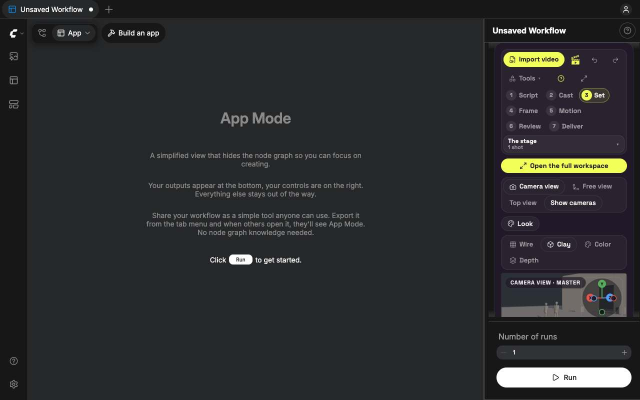
#> input picture tests/visual/baselines/1280x800/app_panel.jpg, 1280 x 800 px (shown at 1/2 size)
$ python -i raster.py   (imports and definitions only)
#> lines starting #> are read from the running program, lines starting #| are printed output that depends on the picture; after the words box and inside, x2 and y2 are one past the last pixel; in counts of white or black regions, pixels touching at a corner belong together
"""Pixel reading of a floor-plan image: walls, rooms and door gaps, with no model.

The VLM is good at reading names and dimension labels but its boxes are coarse (Qwen answers on a 0-1000
grid and drifts by 10-30 %). Walls are easy to measure exactly, so geometry comes from here:

1. dark pixels -> connected pieces; pieces that span a good part of the plan are walls, the rest (text,
   door swings, furniture symbols) is dropped;
2. door gaps: along each row / column, a gap between a long wall run and the next wall pixel that is shorter
   than a door is bridged, and recorded as an opening;
3. rooms: the free space left between the (bridged) walls, minus whatever touches the image border.
All coordinates returned are in ORIGINAL image pixels.
"""
from __future__ import annotations

import numpy as np
from PIL import Image
from scipy import ndimage

MAX_SIDE = 900


def load_gray(path_or_image) -> tuple[np.ndarray, float]:
    im = path_or_image if isinstance(path_or_image, Image.Image) else Image.open(path_or_image)
    im = im.convert("L")
    scale = min(1.0, MAX_SIDE / max(im.size))
    if scale < 1.0:
        im = im.resize((max(1, round(im.width * scale)), max(1, round(im.height * scale))), Image.BILINEAR)
    return np.asarray(im, dtype=np.uint8), scale


def _runs(line: np.ndarray):
    """(start, end) of True runs in a 1-D bool array."""
    d = np.diff(np.concatenate(([0], line.view(np.int8), [0])))
    return list(zip(np.flatnonzero(d == 1), np.flatnonzero(d == -1)))


def wall_mask(gray: np.ndarray) -> tuple[np.ndarray, float]:
    dark = gray < 110
    h, w = dark.shape
    lab, n = ndimage.label(dark, structure=np.ones((3, 3)))
    if n == 0:
        return dark, 0.0
    objs = ndimage.find_objects(lab)
    keep = np.zeros(n + 1, bool)
    for i, sl in enumerate(objs, 1):
        bh, bw = sl[0].stop - sl[0].start, sl[1].stop - sl[1].start
        if bw >= 0.12 * w or bh >= 0.12 * h:
            keep[i] = True
    walls = keep[lab]
    # wall thickness: the typical short run across walls (rows crossing vertical walls and vice versa)
    runs = [e - s for row in walls[:: max(1, h // 120)] for s, e in _runs(row) if e - s <= 0.05 * w]
    runs += [e - s for col in walls.T[:: max(1, w // 120)] for s, e in _runs(col) if e - s <= 0.05 * h]
    thick = float(np.median(runs)) if runs else 3.0
    # thin lines that survived (a long dimension line, a hatch) are thinner than walls: open them away
    k = max(1, int(round(thick * 0.5)))
    if k >= 2:
        opened = ndimage.binary_opening(walls, structure=np.ones((k, k)))
        if opened.sum() > 0.5 * walls.sum():
            walls = opened
    return walls, thick


def bridge_gaps(walls: np.ndarray, thick: float, max_gap_frac: float = 0.3):
    """Close door / window gaps in walls. Returns (closed mask, gaps) where each gap is
    {"axis": "h"|"v", "line": centre row/col, "a": start, "b": end} in working pixels."""
    closed = walls.copy()
    h, w = walls.shape
    long_run = max(3 * thick, 10)
    gaps = []
    for axis, mat in (("h", walls), ("v", walls.T)):
        span = mat.shape[1]
        max_gap = max_gap_frac * max(h, w)
        max_gap_corner = 0.12 * max(h, w)
        hits = {}
        for r in range(mat.shape[0]):
            runs = _runs(mat[r])
            for (s0, e0), (s1, e1) in zip(runs, runs[1:]):
                g = s1 - e0
                both = e0 - s0 >= long_run and e1 - s1 >= long_run
                one = e0 - s0 >= long_run or e1 - s1 >= long_run
                # wall on both sides: a door or window mid-wall (windows can be wide). Wall on one side only: a door
                # next to a corner, which is short; longer one-sided gaps are T-junctions (a wall ending on another)
                if 2 < g <= (max_gap if both else max_gap_corner) and one:
                    hits.setdefault((e0, s1), []).append(r)
        for (a, b), rows in hits.items():
            rows = sorted(rows)
            # a real wall gap is crossed by about the wall's thickness worth of rows, all bridging the same span
            groups, cur = [], [rows[0]]
            for r in rows[1:]:
                if r - cur[-1] <= 1:
                    cur.append(r)
                else:
                    groups.append(cur)
                    cur = [r]
            groups.append(cur)
            for grp in groups:
                if len(grp) < max(2, 0.5 * thick) or len(grp) > 3 * thick + 2:
                    continue
                for r in grp:
                    if axis == "h":
                        closed[r, a:b] = True
                    else:
                        closed[a:b, r] = True
                gaps.append({"axis": axis, "line": float(np.mean(grp)), "a": int(a), "b": int(b), "span": span})
    return closed, gaps


def find_rooms(closed: np.ndarray, min_area_frac: float = 0.004):
    free = ~closed
    lab, n = ndimage.label(free)
    h, w = free.shape
    rooms = []
    for i, sl in enumerate(ndimage.find_objects(lab), 1):
        if sl is None:
            continue
        y0, y1, x0, x1 = sl[0].start, sl[0].stop, sl[1].start, sl[1].stop
        if y0 == 0 or x0 == 0 or y1 == h or x1 == w:  # outside the building
            continue
        area = int((lab[sl] == i).sum())
        if area < min_area_frac * h * w:
            continue
        rooms.append({"bbox": [x0, y0, x1, y1], "area": area, "fill": area / max(1, (x1 - x0) * (y1 - y0))})
    return rooms


def read_plan_pixels(path_or_image) -> dict:
    """Rooms (inner wall faces), door/window gaps and wall thickness, in original image pixels."""
    gray, s = load_gray(path_or_image)
#> in load_gray, im is the input picture: PIL image 1280x800 RGB; mean R, G, B 43.2, 44.9, 46.8
#> in load_gray, `im = im.resize((max(1, round(im.width * scale)), max(1, round(im.heigh..`:
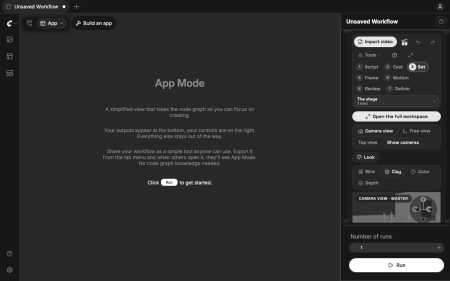
#> im: PIL image 900x562 L (shown at 1/2 size); min 14, max 255, mean 44.5
#> s = 0.703
    walls, thick = wall_mask(gray)
#> in wall_mask, `dark = gray < 110`:
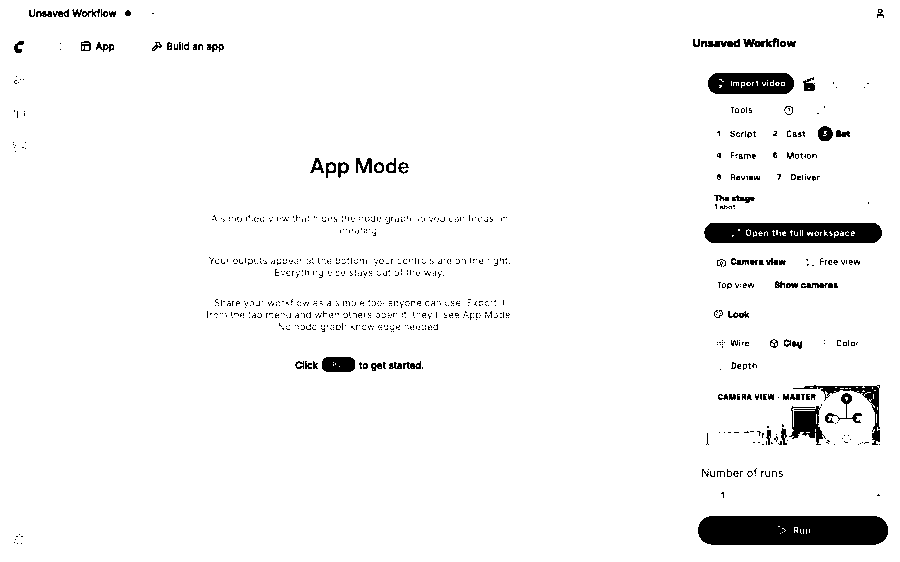
#> dark: shape (562, 900) bool; 96.2% white; 867 black regions (788 under 20 px), largest, box (x1, y1, x2, y2) and area: (698, 516, 888, 545) 5279, (704, 223, 882, 243) 3230, (708, 73, 794, 94) 1578
#> in wall_mask, `lab, n = ndimage.label(dark, structure=np.ones((3, 3)))`:
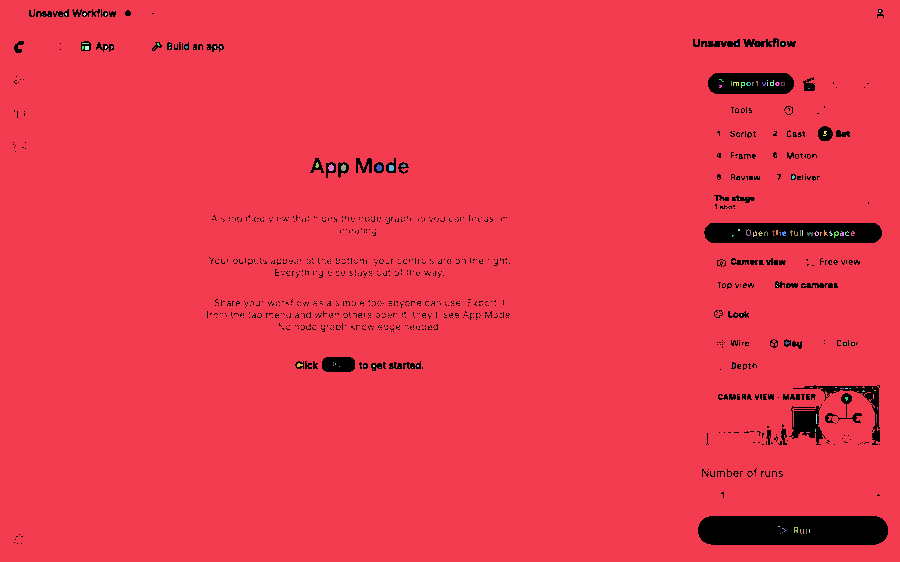
#> lab: shape (562, 900) int32; 134 distinct labels, from 0 to 133; one colour per label, 0 black
#> in wall_mask, `lab, n = ndimage.label(dark, structure=np.ones((3, 3)))`: n = 133
#> in wall_mask, `objs = ndimage.find_objects(lab)`: objs = 133 items
#> the loop in wall_mask, `for i, sl in enumerate(objs, 1):` made 133 passes
#> (bh, bw) on passes 1 to 8: (562, 900), (2, 2), (3, 2), (3, 3), (3, 2), (1, 1), (1, 1), (1, 1)
#> in wall_mask, `walls = keep[lab]`:
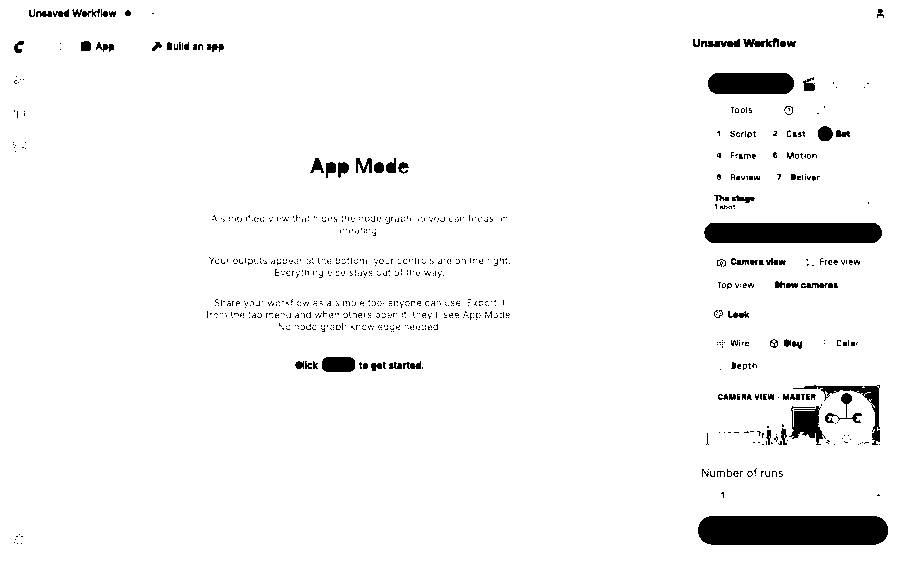
#> walls: shape (562, 900) bool; 96% white; 861 black regions (780 under 20 px), largest, box (x1, y1, x2, y2) and area: (698, 516, 888, 545) 5328, (704, 223, 882, 243) 3469, (708, 73, 794, 94) 1716
#> in wall_mask, `runs = [e - s for row in walls[:: max(1, h // 120)] for s, e in _runs(..`: runs = 797 values, max 43 at index 52, min 1 at index 2, mean 6.22
#> in wall_mask, `runs += [e - s for col in walls.T[:: max(1, w // 120)] for s, e in _ru..`: runs = 1040 values, max 43 at index 52, min 1 at index 2, mean 7.73
#> in wall_mask, `thick = float(np.median(runs)) if runs else 3.0`: thick = 4
#> in wall_mask, `k = max(1, int(round(thick * 0.5)))`: k = 2
#> in wall_mask, `opened = ndimage.binary_opening(walls, structure=np.ones((k, k)))`:
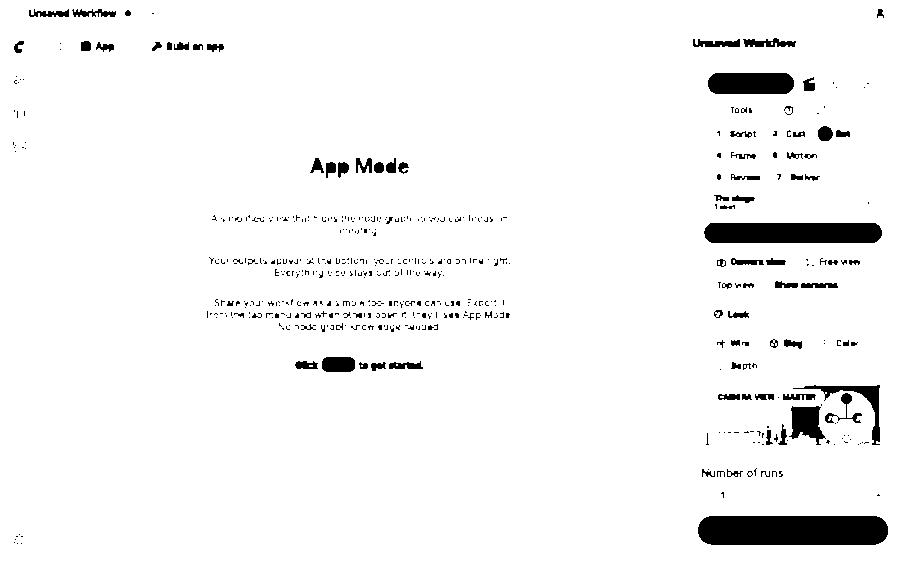
#> opened: shape (562, 900) bool; 95.8% white; 530 black regions (440 under 20 px), largest, box (x1, y1, x2, y2) and area: (698, 516, 888, 545) 5328, (704, 223, 882, 243) 3469, (708, 73, 794, 94) 1716
#> thick = 4
    closed, gaps = bridge_gaps(walls, thick)
#> in bridge_gaps, `long_run = max(3 * thick, 10)`: long_run = 12
#> the loop in bridge_gaps, `for axis, mat in (("h", walls), ("v", walls.T)):` made 2 passes
#> (axis, span, max_gap, max_gap_corner) on passes 1 to 2: ('h', 900, 270, 108), ('v', 562, 270, 108)
#> after the loop in bridge_gaps, `for axis, mat in (("h", walls), ("v", walls.T)):`:
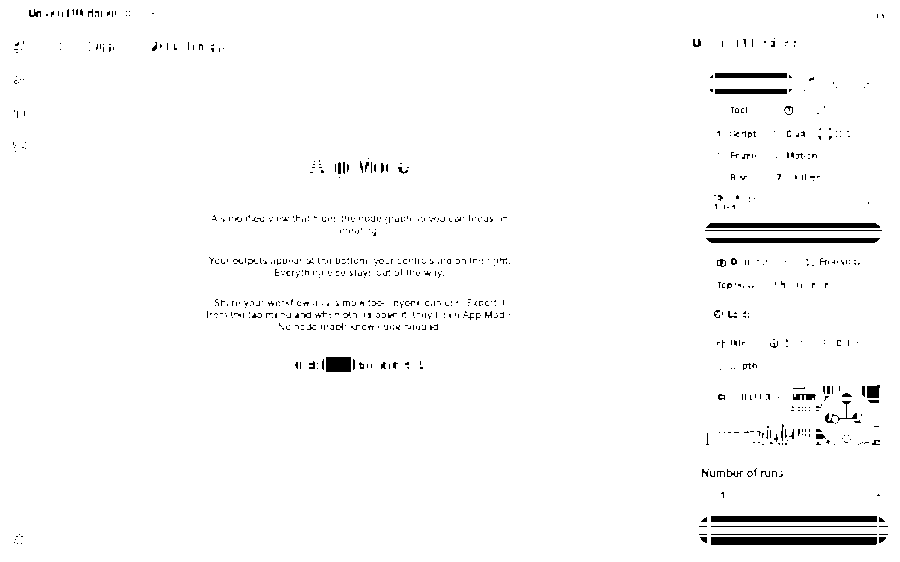
#> closed: shape (562, 900) bool; 97.9% white; 763 black regions (706 under 20 px), largest, box (x1, y1, x2, y2) and area: (711, 537, 877, 545) 1327, (711, 516, 877, 522) 996, (706, 223, 880, 228) 852
#> after the loop in bridge_gaps, `for axis, mat in (("h", walls), ("v", walls.T)):`: gaps = 383 items; rows = [887]
#> gaps = 383 items
    rooms = find_rooms(closed)
#> in find_rooms, `lab, n = ndimage.label(free)`:
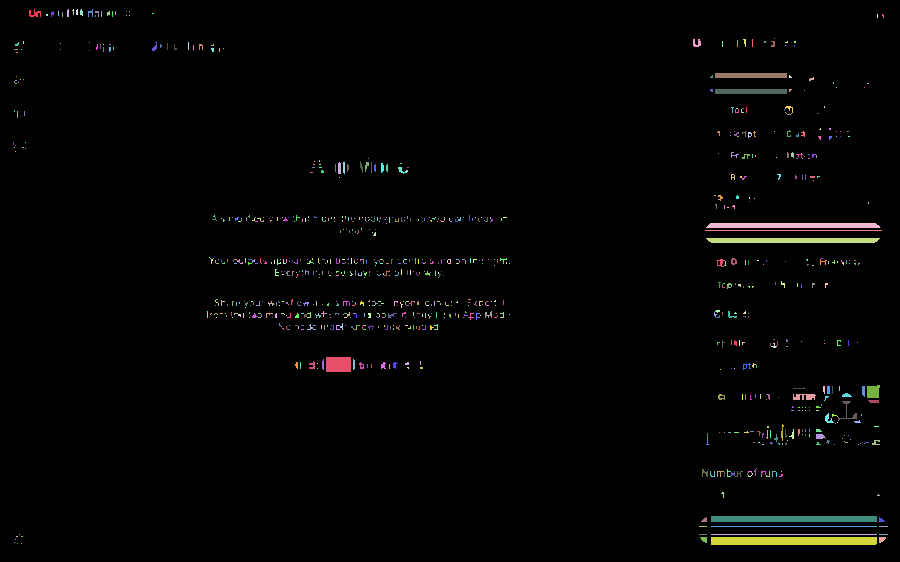
#> lab: shape (562, 900) int32; 916 distinct labels, from 0 to 915; one colour per label, 0 black
#> in find_rooms, `lab, n = ndimage.label(free)`: n = 915
#> the loop in find_rooms, `for i, sl in enumerate(ndimage.find_objects(lab), 1):` made 915 passes
#> (y0, y1, x0, x1, area) on passes 1, 6, 25: (9, 17, 29, 41, 51), (9, 17, 88, 93, 20), (39, 47, 693, 701, 42)
#> after the loop in find_rooms, `for i, sl in enumerate(ndimage.find_objects(lab), 1):`: rooms = []
#> rooms = []
    inv = 1.0 / s
#> inv = 1.42
    for r in rooms:
        r["bbox"] = [round(v * inv, 1) for v in r["bbox"]]
        r["center"] = [(r["bbox"][0] + r["bbox"][2]) / 2, (r["bbox"][1] + r["bbox"][3]) / 2]
#> this loop made 0 passes
    for g in gaps:
        for k in ("line", "a", "b"):
            g[k] = round(g[k] * inv, 1)
#> this loop made 383 passes
    h, w = gray.shape
    return {"size": [round(w * inv), round(h * inv)], "rooms": rooms, "gaps": gaps,
            "wall_px": round(thick * inv, 2)}

>>> result = read_plan_pixels('../../tests/visual/baselines/1280x800/app_panel.jpg')
#> result = 4 items

$ run again, on tests/visual/baselines/1280x800/canvas_hidden.jpg
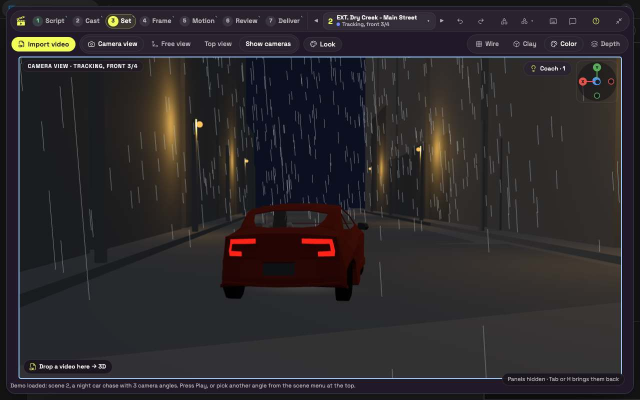
#> input picture tests/visual/baselines/1280x800/canvas_hidden.jpg, 1280 x 800 px (shown at 1/2 size)
#> in load_gray, im is the input picture: PIL image 1280x800 RGB; mean R, G, B 44.2, 40.6, 43.2
#> s = 0.703
#> dark: shape (562, 900) bool; 97.4% white; 378 black regions (308 under 20 px), largest, box (x1, y1, x2, y2) and area: (26, 79, 875, 533) 4390, (16, 52, 106, 72) 1599, (230, 135, 248, 224) 1078
#> in wall_mask, `lab, n = ndimage.label(dark, structure=np.ones((3, 3)))`: n = 69
#> objs = 69 items
#> the loop in wall_mask, `for i, sl in enumerate(objs, 1):` made 69 passes
#> (bh, bw) on passes 1 to 8: (562, 900), (4, 4), (3, 1), (3, 3), (2, 1), (5, 3), (1, 1), (2, 2)
#> walls: shape (562, 900) bool; 97.3% white; 376 black regions (303 under 20 px), largest, box (x1, y1, x2, y2) and area: (26, 79, 875, 533) 4390, (16, 52, 106, 72) 1723, (230, 135, 248, 224) 1078
#> in wall_mask, `runs = [e - s for row in walls[:: max(1, h // 120)] for s, e in _runs(..`: runs = 740 values, max 40 at index 301, min 1 at index 3, mean 12.35
#> in wall_mask, `runs += [e - s for col in walls.T[:: max(1, w // 120)] for s, e in _ru..`: runs = 1035 values, max 40 at index 301, min 1 at index 3, mean 13.12
#> in wall_mask, `thick = float(np.median(runs)) if runs else 3.0`: thick = 10
#> k = 5
#> opened: shape (562, 900) bool; 96.7% white; 88 black regions (32 under 20 px), largest, box (x1, y1, x2, y2) and area: (26, 79, 875, 533) 4403, (16, 52, 106, 72) 1723, (230, 135, 248, 224) 1153
#> in read_plan_pixels, `walls, thick = wall_mask(gray)`: thick = 10
#> long_run = 30
#> the loop in bridge_gaps, `for axis, mat in (("h", walls), ("v", walls.T)):` made 2 passes
#> (axis, span, max_gap, max_gap_corner) on passes 1 to 2: ('h', 900, 270, 108), ('v', 562, 270, 108)
#> after the loop in bridge_gaps, `for axis, mat in (("h", walls), ("v", walls.T)):`:
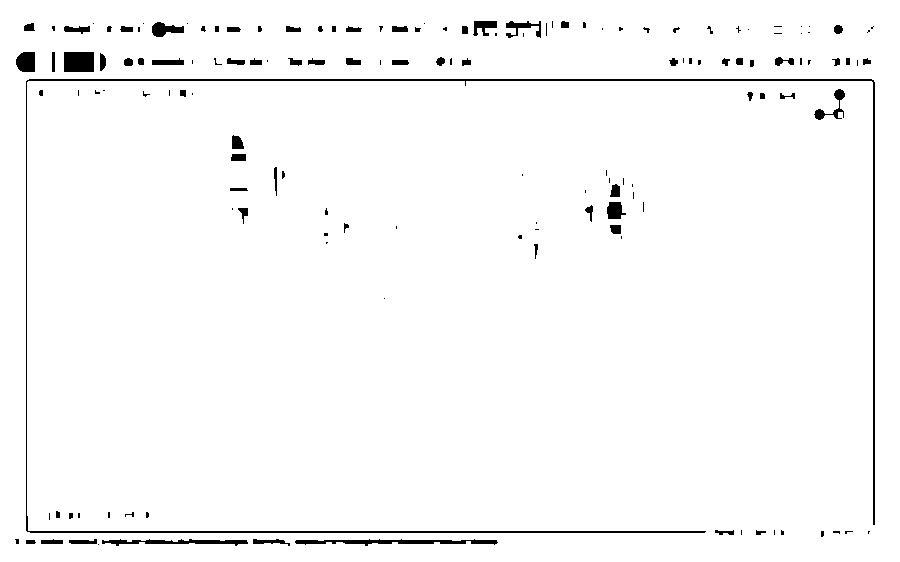
#> closed: shape (562, 900) bool; 97.6% white; 149 black regions (76 under 20 px), largest, box (x1, y1, x2, y2) and area: (26, 79, 875, 533) 4403, (295, 539, 498, 546) 731, (64, 52, 94, 72) 600
#> after the loop in bridge_gaps, `for axis, mat in (("h", walls), ("v", walls.T)):`: gaps = 88 items; rows = [840, 841]
#> in read_plan_pixels, `closed, gaps = bridge_gaps(walls, thick)`: gaps = 88 items
#> in find_rooms, `lab, n = ndimage.label(free)`:
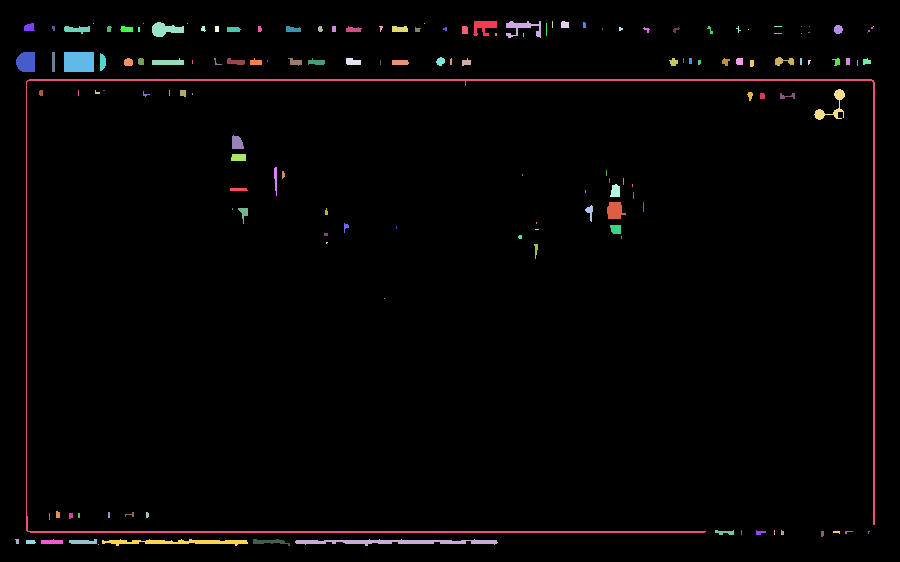
#> lab: shape (562, 900) int32; 152 distinct labels, from 0 to 151; one colour per label, 0 black
#> in find_rooms, `lab, n = ndimage.label(free)`: n = 151
#> the loop in find_rooms, `for i, sl in enumerate(ndimage.find_objects(lab), 1):` made 151 passes
#> (y0, y1, x0, x1, area) on passes 1, 2, 4: (21, 36, 473, 497, 220), (21, 38, 506, 541, 247), (21, 28, 561, 569, 51)
#> after the loop in find_rooms, `for i, sl in enumerate(ndimage.find_objects(lab), 1):`: rooms = 1 item
#> inv = 1.42
#> the loop in read_plan_pixels, `for r in rooms:` made 1 pass
#> the loop in read_plan_pixels, `for g in gaps:` made 88 passes
#> result = 4 items
